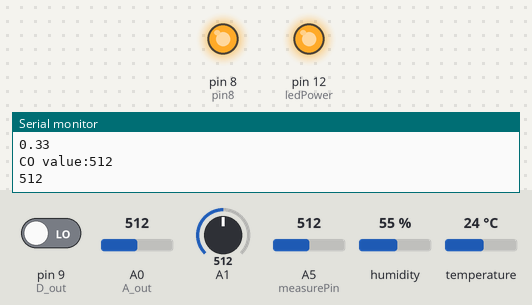
The sketch below on a simulated Arduino Uno, built with avr-gcc and run on an emulated ATmega328P. Parts: output pins drawn as LEDs (lit = HIGH), the last lines printed to the serial monitor. The test bench sets the inputs (shaded band); at power-on: A1 = 512, pin 9 (D_out) LOW, A0 (A_out) = 512, A5 (measurePin) = 512, humidity 55 %, temperature 24 °C.

Above: at 2.9 s.
3.0 s: A1 set to 491
At 5.4 s:
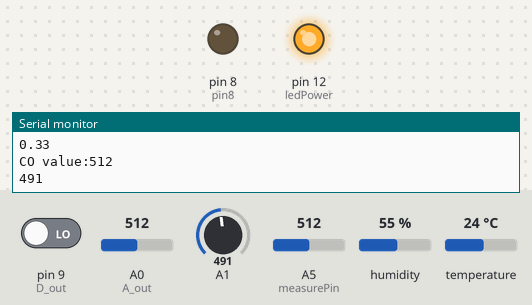
5.8 s: A1 set to 510
At 7.7 s:
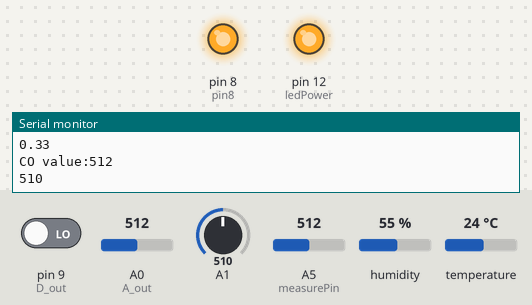
8.6 s: A1 set to 490
At 11.1 s:
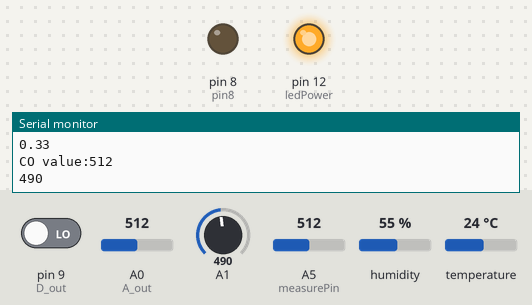
Timing chart, 0 to 12.6 s (numbered marks = the images above; inputs shaded):
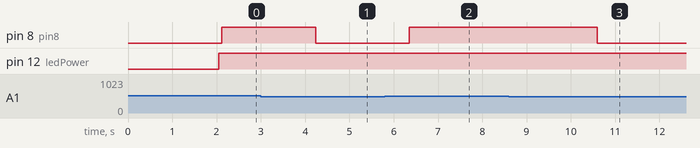

Measured:
- the behaviour switches between 501 and 500 on A1 (found by bisection; images 0 and 1)
- after the input at 3.0 s, pin 8 (pin8): HIGH → LOW after 1.2 s
- after the input at 5.8 s, pin 8 (pin8): LOW → HIGH after 0.55 s
- after the input at 8.6 s, pin 8 (pin8): HIGH → LOW after 2.0 s

The sketch:

Environment_Monitoring_System.ino
```cpp
#include <dht.h>
#include <SoftwareSerial.h>
#define BT_SERIAL_RX 10
#define BT_SERIAL_TX 11


#define DHT11_PIN 7
dht DHT;
SoftwareSerial BluetoothSerial(BT_SERIAL_RX, BT_SERIAL_TX);
int measurePin = A5;
int ledPower = 12;
unsigned int samplingTime = 280;
unsigned int deltaTime = 40;
unsigned int sleepTime = 9680;
float voMeasured = 0;
float calcVoltage = 0;
float dustDensity = 0;
const int A_out = 0;
const int D_out = 9;
int limit;
int value;
int sensorValue;
int pin8= 8;


void setup(){
  Serial.begin(9600);
  BluetoothSerial.begin(9600);
  pinMode(ledPower,OUTPUT);
  pinMode(D_out,INPUT);
  pinMode(pin8,OUTPUT);
}


void loop(){


  int temp = DHT.temperature;
  int hum = DHT.humidity;
  int chk = DHT.read11(DHT11_PIN);

delay(2000);
  Serial.print("Temperature:");
  Serial.println(temp);
  Serial.print("Humidity:");
  Serial.println(hum);
  BluetoothSerial.print("Temperature:");
  BluetoothSerial.println(temp);
  BluetoothSerial.print("Humidity:");
  BluetoothSerial.println(hum);


  digitalWrite(ledPower,HIGH);
  delayMicroseconds(samplingTime);
  voMeasured = analogRead(measurePin);
  delayMicroseconds(deltaTime);
  digitalWrite(ledPower,HIGH);
  delayMicroseconds(sleepTime);
  calcVoltage = voMeasured*(5.0/1024);
  dustDensity = 0.17*calcVoltage-0.1;
  if ( dustDensity < 0)
  {
    dustDensity = 0.00;
  }
  Serial.println("Dust Density:");
  Serial.println(dustDensity);
  BluetoothSerial.print("Dust Density:");
  BluetoothSerial.println(dustDensity);


  value = analogRead(A_out);
  limit = digitalRead(D_out);
  Serial.print("CO value:");
  BluetoothSerial.print("CO Value:");
  Serial.println(value);
  BluetoothSerial.println(value);


  sensorValue = analogRead(1);
  Serial.println(sensorValue);
  BluetoothSerial.print("Air Quality:");
  BluetoothSerial.println(sensorValue);

   if (sensorValue> 500){
  digitalWrite(pin8,HIGH);
  }
  else{
  digitalWrite(pin8,LOW);
  }
}
```
